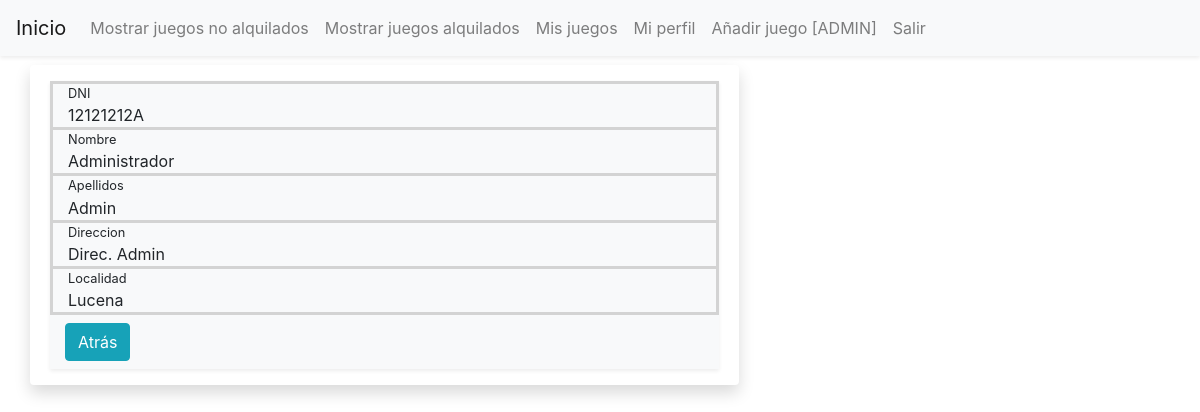
Screenshot of /perfil.php (signed in) with the database file from the repository.
### tables this page shows
CREATE TABLE IF NOT EXISTS `cliente` (
  `DNI` varchar(9) NOT NULL,
  `Nombre` varchar(30) NOT NULL,
  `Apellidos` varchar(50) NOT NULL,
  `Direccion` varchar(50) NOT NULL,
  `Localidad` varchar(50) NOT NULL,
  `Clave` varchar(20) NOT NULL,
  `Tipo` varchar(15) NOT NULL,
  PRIMARY KEY (`DNI`)
);

### Objetos/Cliente.php (called while the page is built, shortened)
<?php
class Cliente {
    function __construct($DNI,$Nombre,$Apellidos,$Direccion,$Localidad,$Clave,$Tipo) {
        $this->DNI = $DNI;
        $this->Nombre = $Nombre;
        $this->Apellidos=$Apellidos;
        $this->Direccion=$Direccion;
        $this->Localidad=$Localidad;
    }
    public function __get($name)    {
        return  $this->$name;
    }
    public static function recuperarClientes(){
        try{
            $conex=new Conexion();
            $conex->setAttribute(PDO::ATTR_ERRMODE, PDO::ERRMODE_EXCEPTION);
            try{
                $consulta=$conex->query("SELECT * FROM cliente");
                while($registro=$consulta->fetch(PDO::FETCH_OBJ)){
                    $p=new self($registro->DNI, $registro->Nombre, $registro->Apellidos, $registro->Direccion,$registro->Localidad,$registro->Clave,$registro->Tipo);
                    $productos[]=$p;
                }
                return $productos;
            }catch (PDOException $p) {
                echo "Error ".$p->getMessage()."<br />";
            }
        } catch (PDOException $p) {
            echo "Error ".$p->getMessage()."<br />";
        }
    }
}

### perfil.php (the view, shortened to what this page needs)
<?php
require_once 'Objetos/Cliente.php';
?>
<!DOCTYPE html PUBLIC "-//W3C//DTD HTML 4.01 Transitional//EN" "http://www.w3.org/TR/html4/loose.dtd">
<html>
    <?php
        include 'includes/header.php';
    ?>
    <body>
        <div class="container">
            <?php
                try{
                    ?>
                    <div id="encabezado">
                        <?php
                        if(!isset($_SESSION['loginuser'])){
                                include 'includes/caja_login.php';
                        }else{
                            require_once 'includes/menu.php';;
                        }
                        ?>
                    </div>
                        <div class="" id="juegos">
                            <div class="row">
                        <?php
                        try{
                                $clientes=Cliente::recuperarClientes();
                                foreach($clientes as $cliente){
                                    if($cliente->DNI==$_SESSION['loginuser']){
                                        ?>
                                        <div class='shadow p-3 mb-5 bg-white rounded'>
                                            <form method='POST'>
                                                <div class='row'>
                                                    <div id='infojuego' class="container" style="padding-left: -30px;">
                                                        <div class="row bg-light shadow-sm pb-2 mr-1 ml-1">
                                                            <div class="col-12 infojuego">
                                                                <small>DNI</small><br>
                                                                <?php echo $cliente->DNI; ?>
                                                            </div>
                                                            <div class="col-12 infojuego">
                                                                <small>Nombre</small><br>
                                                                <?php echo $cliente->Nombre; ?>
                                                            </div>
                                                            <div class="col-12 infojuego">
                                                                <small>Apellidos</small><br>
                                                                <?php echo $cliente->Apellidos; ?>
                                                            </div>
                                                            <div class="col-12 infojuego" >
                                                                <small>Direccion</small><br>
                                                                <?php echo $cliente->Direccion; ?>
                                                            </div>
                                                            <div class="col-12 infojuego" style="border: 3px solid lightgray;">
                                                                <small>Localidad</small><br>
                                                                <?php echo $cliente->Localidad; ?>
                                                            </div>
                                                            <div class="col-12 mt-2" >
                                                                <a href="index.php" class="btn btn-info">Atrás</a>
                                                            </div>
                                                        </div>
                                                     </div>
                                                </div>
                                            </form>
                                        </div>
                                        <?php
                                    }
                                }
                        } catch (PDOException $p) {
                            echo "Error ".$p->getMessage()."<br />";
                        }
                } catch (PDOException $p) {
                        echo "Error ".$p->getMessage()."<br />";
                }
            ?>
                            </div>
                    </div>
        </div>
</body>
</html>

### perfil.php (style rules this page uses)
.infojuego { border: 3px solid lightgray; border-bottom: 0px; }

### rows the page displays
cliente: DNI "12121212A", Nombre "Administrador", Apellidos "Admin", Direccion "Direc. Admin", Localidad "Lucena"
